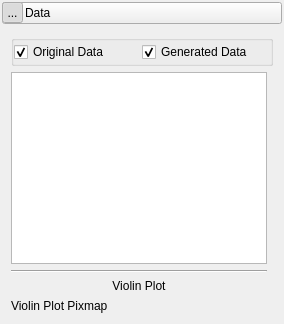
    <widget class="QWidget" name="data_panel" native="true">
     <property name="sizePolicy">
      <sizepolicy hsizetype="Preferred" vsizetype="Fixed">
       <horstretch>0</horstretch>
       <verstretch>0</verstretch>
      </sizepolicy>
     </property>
     <layout class="QVBoxLayout" name="verticalLayout_8">
      <property name="spacing">
       <number>2</number>
      </property>
      <property name="leftMargin">
       <number>2</number>
      </property>
      <property name="topMargin">
       <number>2</number>
      </property>
      <property name="rightMargin">
       <number>2</number>
      </property>
      <property name="bottomMargin">
       <number>2</number>
      </property>
      <item>
       <widget class="QWidget" name="data_header_background" native="true">
        <layout class="QVBoxLayout" name="verticalLayout_9">
         <property name="leftMargin">
          <number>0</number>
         </property>
         <property name="topMargin">
          <number>0</number>
         </property>
         <property name="rightMargin">
          <number>0</number>
         </property>
         <property name="bottomMargin">
          <number>0</number>
         </property>
         <item>
          <widget class="QPushButton" name="data_header">
           <property name="sizePolicy">
            <sizepolicy hsizetype="Preferred" vsizetype="Fixed">
             <horstretch>0</horstretch>
             <verstretch>0</verstretch>
            </sizepolicy>
           </property>
           <property name="minimumSize">
            <size>
             <width>215</width>
             <height>21</height>
            </size>
           </property>
           <layout class="QHBoxLayout" name="horizontalLayout_5">
            <property name="spacing">
             <number>2</number>
            </property>
            <property name="leftMargin">
             <number>0</number>
            </property>
            <property name="topMargin">
             <number>0</number>
            </property>
            <property name="rightMargin">
             <number>0</number>
            </property>
            <property name="bottomMargin">
             <number>0</number>
            </property>
            <item>
             <widget class="QToolButton" name="data_open_button">
              <property name="minimumSize">
               <size>
                <width>21</width>
                <height>21</height>
               </size>
              </property>
              <property name="maximumSize">
               <size>
                <width>21</width>
                <height>21</height>
               </size>
              </property>
              <property name="text">
               <string>...</string>
              </property>
              <property name="icon">
               <iconset resource="../Resources/ShapeWorksStudio.qrc">
                <normaloff>:/Studio/Images/RightArrowWhite.png</normaloff>
                <normalon>:/Studio/Images/DownArrowWhite.png</normalon>:/Studio/Images/RightArrowWhite.png</iconset>
              </property>
              <property name="checkable">
               <bool>true</bool>
              </property>
              <property name="checked">
               <bool>true</bool>
              </property>
             </widget>
            </item>
            <item>
             <widget class="QLabel" name="data_label">
              <property name="text">
               <string>Data</string>
              </property>
             </widget>
            </item>
           </layout>
          </widget>
         </item>
        </layout>
       </widget>
      </item>
      <item>
       <widget class="QWidget" name="data_content" native="true">
        <layout class="QGridLayout" name="gridLayout_12">
         <item row="2" column="0">
          <widget class="Line" name="line_2">
           <property name="orientation">
            <enum>Qt::Orientation::Horizontal</enum>
           </property>
          </widget>
         </item>
         <item row="3" column="0">
          <widget class="QLabel" name="label_5">
           <property name="text">
            <string>Violin Plot</string>
           </property>
           <property name="alignment">
            <set>Qt::AlignmentFlag::AlignCenter</set>
           </property>
          </widget>
         </item>
         <item row="4" column="0">
          <widget class="QLabel" name="violin_plot">
           <property name="text">
            <string>Violin Plot Pixmap</string>
           </property>
          </widget>
         </item>
         <item row="0" column="0" colspan="2">
          <widget class="QGroupBox" name="groupBox">
           <property name="title">
            <string/>
           </property>
           <layout class="QHBoxLayout" name="horizontalLayout_2">
            <property name="spacing">
             <number>0</number>
            </property>
            <property name="leftMargin">
             <number>0</number>
            </property>
            <property name="topMargin">
             <number>0</number>
            </property>
            <property name="rightMargin">
             <number>0</number>
            </property>
            <property name="bottomMargin">
             <number>0</number>
            </property>
            <item>
             <widget class="QCheckBox" name="original_data_checkbox">
              <property name="text">
               <string>Original Data</string>
              </property>
              <property name="checked">
               <bool>true</bool>
              </property>
             </widget>
            </item>
            <item>
             <widget class="QCheckBox" name="generated_data_checkbox">
              <property name="text">
               <string>Generated Data</string>
              </property>
              <property name="checked">
               <bool>true</bool>
              </property>
             </widget>
            </item>
           </layout>
          </widget>
         </item>
         <item row="1" column="0">
          <widget class="QTableWidget" name="table"/>
         </item>
        </layout>
       </widget>
      </item>
     </layout>
    </widget>
